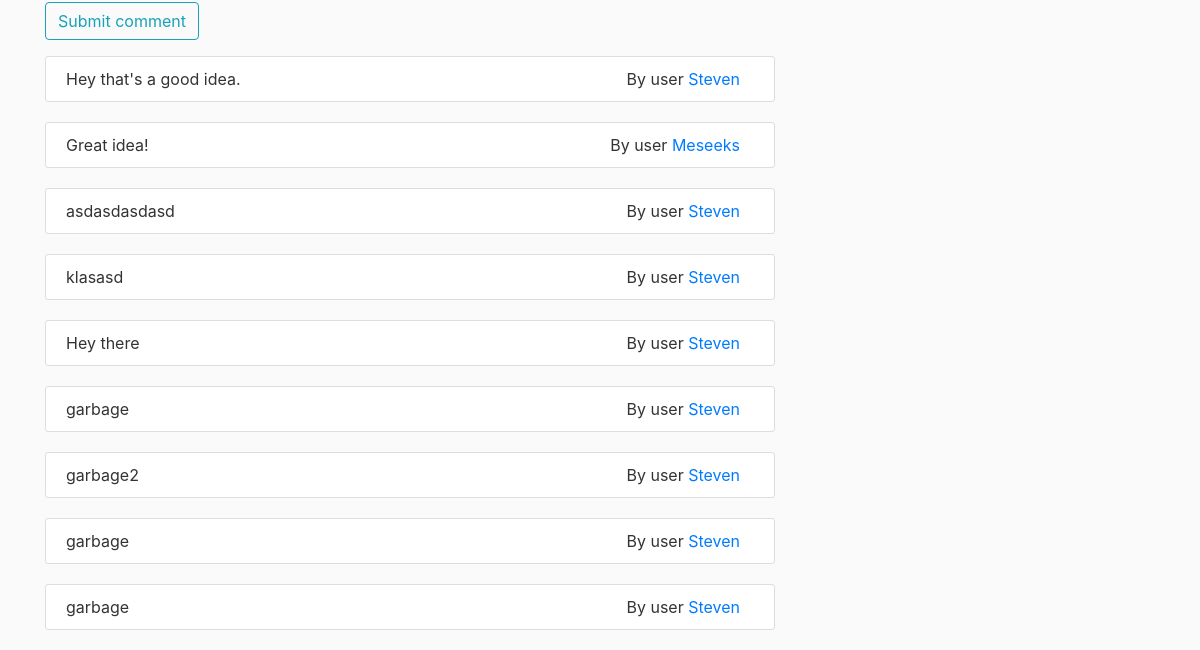
/post/1/ (lower part), run on an earlier commit of the app's database.
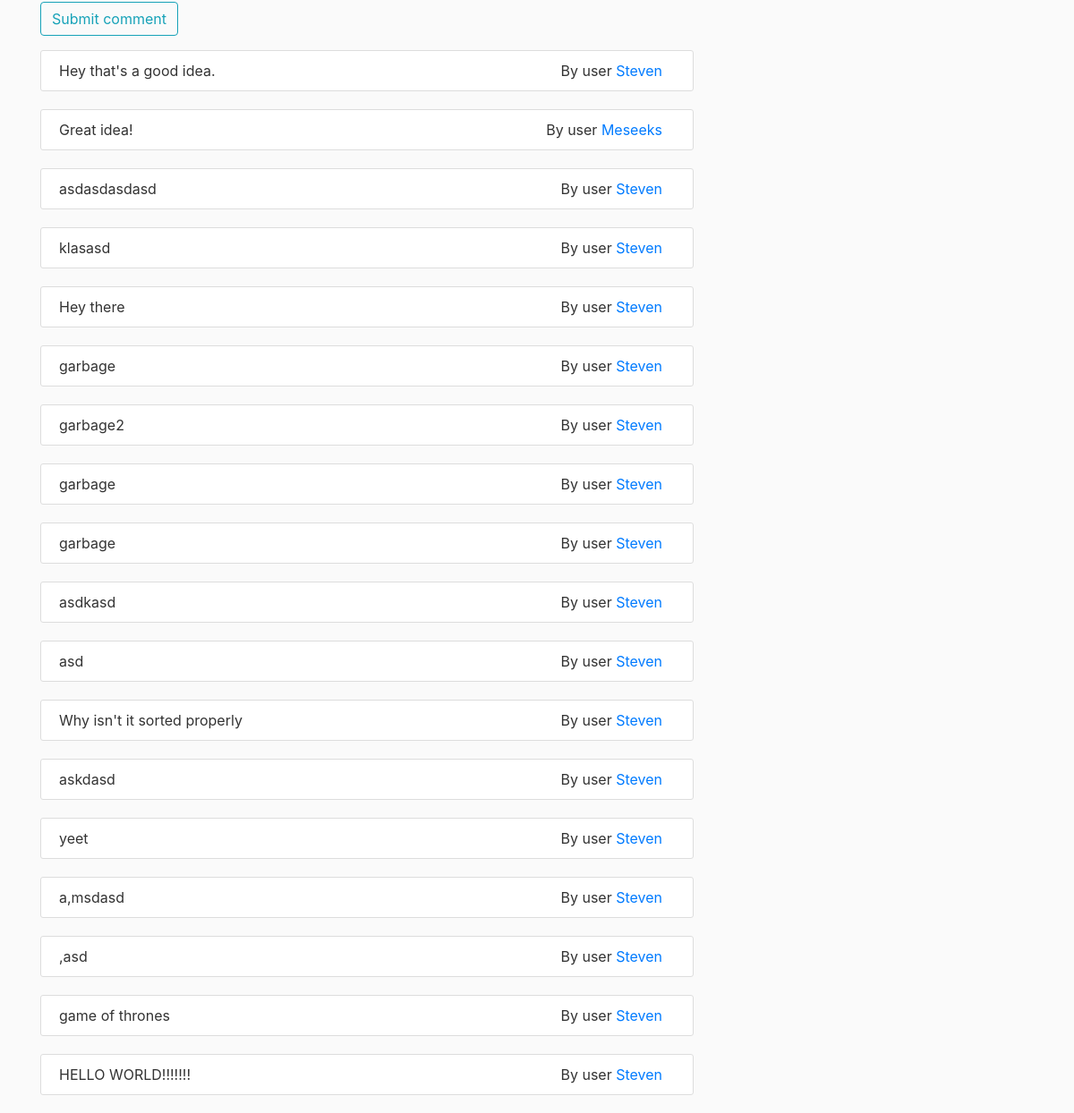
And on a later commit of the database.
### blog/models.py (models this page shows, shortened)
class Comment(models.Model):
    content = models.TextField()
    Poster = models.ForeignKey(Post,on_delete=models.CASCADE)
    author = models.ForeignKey(User,on_delete=models.CASCADE)
    date_created = models.DateTimeField(default=timezone.now)

### blog/views.py (the view, shortened to what this page needs)
# urls.py: path('post/<int:pk>/',PostDetail.as_view(),name = 'post-detail'), #here i want to have comments
class PostDetail(View):
    def get(self,request,*args, **kwargs):
        view = PostDisplayView.as_view()
        return view(request,*args,**kwargs)

### blog/views.py (called while the page is built)
    def get_context_data(self, **kwargs):
        context = super().get_context_data(**kwargs)
        ThePost = Post.objects.get(pk=self.kwargs['pk'])
        author = self.request.user
        context['form'] = UserCommentForm(initial = {'Poster':ThePost,
        'author':author})
        obj = context['object']
        RelComments = Comment.objects.filter(Poster = obj)
        if RelComments:
            context['comments'] = RelComments
        return context

### blog/templates/blog/post_detail.html (shortened to what this page needs)
{% extends "blog/base.html" %}
{% load crispy_forms_tags %}
{% block content %}
  <form method="POST">
    <div class = "form-group">
        <button class = "btn btn-outline-info" name = "comment" type="submit">Submit comment</button>
    </div>
</form>
  {% if comments %}
    {% for comment in comments %}
    <article class="media content-section">
      {{comment.content}} <p class="right"> By user <a href = "{% url 'user-posts' comment.author.username %}"> {{comment.author}} </a> </p>
    </article>
    {% endfor %}
{% endif %}
{% endblock content %}

What changed in the data, as far as the page shows it:
added Comment: content "asdkasd", author "Steven"
added Comment: content "asd", author "Steven"
added Comment: content "Why isn't it sorted properly", author "Steven"
added Comment: content "askdasd", author "Steven"
added Comment: content "yeet", author "Steven"
added Comment: content "a,msdasd", author "Steven"
added Comment: content ",asd", author "Steven"
added Comment: content "game of thrones", author "Steven"
added Comment: content "HELLO WORLD!!!!!!!", author "Steven"
